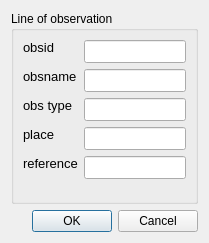
<?xml version="1.0" encoding="UTF-8"?>
<ui version="4.0">
 <class>Dialog</class>
 <widget class="QDialog" name="dialog">
  <property name="geometry">
   <rect>
    <x>0</x>
    <y>0</y>
    <width>209</width>
    <height>243</height>
   </rect>
  </property>
  <property name="windowTitle">
   <string>Dialog</string>
  </property>
  <layout class="QGridLayout" name="grid_layout_5">
   <item row="0" column="0">
    <widget class="QGroupBox" name="group_box">
     <property name="title">
      <string>Line of observation</string>
     </property>
     <layout class="QGridLayout" name="grid_layout_4">
      <item row="0" column="0">
       <layout class="QFormLayout" name="form_layout">
        <item row="0" column="0">
         <widget class="QLabel" name="label">
          <property name="enabled">
           <bool>true</bool>
          </property>
          <property name="sizePolicy">
           <sizepolicy hsizetype="Preferred" vsizetype="Fixed">
            <horstretch>0</horstretch>
            <verstretch>0</verstretch>
           </sizepolicy>
          </property>
          <property name="minimumSize">
           <size>
            <width>40</width>
            <height>0</height>
           </size>
          </property>
          <property name="maximumSize">
           <size>
            <width>16777215</width>
            <height>16777215</height>
           </size>
          </property>
          <property name="font">
           <font>
            <pointsize>10</pointsize>
           </font>
          </property>
          <property name="layoutDirection">
           <enum>Qt::RightToLeft</enum>
          </property>
          <property name="text">
           <string>obsid</string>
          </property>
          <property name="alignment">
           <set>Qt::AlignLeading|Qt::AlignLeft|Qt::AlignVCenter</set>
          </property>
         </widget>
        </item>
        <item row="0" column="1">
         <widget class="QLineEdit" name="obsid">
          <property name="sizePolicy">
           <sizepolicy hsizetype="Expanding" vsizetype="Fixed">
            <horstretch>0</horstretch>
            <verstretch>0</verstretch>
           </sizepolicy>
          </property>
          <property name="minimumSize">
           <size>
            <width>60</width>
            <height>0</height>
           </size>
          </property>
          <property name="maximumSize">
           <size>
            <width>16777215</width>
            <height>16777215</height>
           </size>
          </property>
          <property name="font">
           <font>
            <pointsize>10</pointsize>
           </font>
          </property>
          <property name="toolTip">
           <string>&lt;html&gt;&lt;head/&gt;&lt;body&gt;&lt;p&gt;&lt;span style=&quot; font-size:8pt;&quot;&gt;Unique ID (primary key in the table)&lt;/span&gt;&lt;/p&gt;&lt;/body&gt;&lt;/html&gt;</string>
          </property>
          <property name="alignment">
           <set>Qt::AlignLeading|Qt::AlignLeft|Qt::AlignVCenter</set>
          </property>
         </widget>
        </item>
        <item row="1" column="0">
         <widget class="QLabel" name="label_2">
          <property name="enabled">
           <bool>true</bool>
          </property>
          <property name="sizePolicy">
           <sizepolicy hsizetype="Preferred" vsizetype="Fixed">
            <horstretch>0</horstretch>
            <verstretch>0</verstretch>
           </sizepolicy>
          </property>
          <property name="minimumSize">
           <size>
            <width>40</width>
            <height>0</height>
           </size>
          </property>
          <property name="maximumSize">
           <size>
            <width>16777215</width>
            <height>16777215</height>
           </size>
          </property>
          <property name="font">
           <font>
            <pointsize>10</pointsize>
           </font>
          </property>
          <property name="layoutDirection">
           <enum>Qt::RightToLeft</enum>
          </property>
          <property name="text">
           <string>obsname</string>
          </property>
          <property name="alignment">
           <set>Qt::AlignLeading|Qt::AlignLeft|Qt::AlignVCenter</set>
          </property>
         </widget>
        </item>
        <item row="1" column="1">
         <widget class="QLineEdit" name="name">
          <property name="sizePolicy">
           <sizepolicy hsizetype="Expanding" vsizetype="Fixed">
            <horstretch>0</horstretch>
            <verstretch>0</verstretch>
           </sizepolicy>
          </property>
          <property name="minimumSize">
           <size>
            <width>60</width>
            <height>0</height>
           </size>
          </property>
          <property name="maximumSize">
           <size>
            <width>16777215</width>
            <height>16777215</height>
           </size>
          </property>
          <property name="font">
           <font>
            <pointsize>10</pointsize>
           </font>
          </property>
          <property name="toolTip">
           <string>&lt;html&gt;&lt;head/&gt;&lt;body&gt;&lt;p&gt;&lt;span style=&quot; font-size:8pt;&quot;&gt;original name&lt;/span&gt;&lt;/p&gt;&lt;/body&gt;&lt;/html&gt;</string>
          </property>
          <property name="alignment">
           <set>Qt::AlignLeading|Qt::AlignLeft|Qt::AlignVCenter</set>
          </property>
         </widget>
        </item>
        <item row="2" column="0">
         <widget class="QLabel" name="label_4">
          <property name="enabled">
           <bool>true</bool>
          </property>
          <property name="sizePolicy">
           <sizepolicy hsizetype="Preferred" vsizetype="Fixed">
            <horstretch>0</horstretch>
            <verstretch>0</verstretch>
           </sizepolicy>
          </property>
          <property name="minimumSize">
           <size>
            <width>40</width>
            <height>0</height>
           </size>
          </property>
          <property name="maximumSize">
           <size>
            <width>16777215</width>
            <height>16777215</height>
           </size>
          </property>
          <property name="font">
           <font>
            <pointsize>10</pointsize>
           </font>
          </property>
          <property name="layoutDirection">
           <enum>Qt::RightToLeft</enum>
          </property>
          <property name="text">
           <string>obs type</string>
          </property>
          <property name="alignment">
           <set>Qt::AlignLeading|Qt::AlignLeft|Qt::AlignVCenter</set>
          </property>
         </widget>
        </item>
        <item row="2" column="1">
         <widget class="QLineEdit" name="type">
          <property name="sizePolicy">
           <sizepolicy hsizetype="Expanding" vsizetype="Fixed">
            <horstretch>0</horstretch>
            <verstretch>0</verstretch>
           </sizepolicy>
          </property>
          <property name="minimumSize">
           <size>
            <width>60</width>
            <height>0</height>
           </size>
          </property>
          <property name="maximumSize">
           <size>
            <width>16777215</width>
            <height>16777215</height>
           </size>
          </property>
          <property name="font">
           <font>
            <pointsize>10</pointsize>
           </font>
          </property>
          <property name="toolTip">
           <string>&lt;html&gt;&lt;head/&gt;&lt;body&gt;&lt;p&gt;&lt;span style=&quot; font-size:8pt;&quot;&gt;seismics, vlf, gpr&lt;/span&gt;&lt;/p&gt;&lt;p&gt;&lt;span style=&quot; font-size:8pt;&quot;&gt;(ground penetrating radar),&lt;/span&gt;&lt;/p&gt;&lt;p&gt;&lt;span style=&quot; font-size:8pt;&quot;&gt;etc&lt;/span&gt;&lt;/p&gt;&lt;/body&gt;&lt;/html&gt;</string>
          </property>
          <property name="alignment">
           <set>Qt::AlignLeading|Qt::AlignLeft|Qt::AlignVCenter</set>
          </property>
         </widget>
        </item>
        <item row="3" column="0">
         <widget class="QLabel" name="referensinformation">
          <property name="enabled">
           <bool>true</bool>
          </property>
          <property name="sizePolicy">
           <sizepolicy hsizetype="Preferred" vsizetype="Fixed">
            <horstretch>0</horstretch>
            <verstretch>0</verstretch>
           </sizepolicy>
          </property>
          <property name="minimumSize">
           <size>
            <width>40</width>
            <height>0</height>
           </size>
          </property>
          <property name="maximumSize">
           <size>
            <width>16777215</width>
            <height>16777215</height>
           </size>
          </property>
          <property name="font">
           <font>
            <pointsize>10</pointsize>
           </font>
          </property>
          <property name="layoutDirection">
           <enum>Qt::RightToLeft</enum>
          </property>
          <property name="text">
           <string>place</string>
          </property>
          <property name="alignment">
           <set>Qt::AlignLeading|Qt::AlignLeft|Qt::AlignVCenter</set>
          </property>
         </widget>
        </item>
        <item row="3" column="1">
         <widget class="QLineEdit" name="place">
          <property name="sizePolicy">
           <sizepolicy hsizetype="Expanding" vsizetype="Fixed">
            <horstretch>0</horstretch>
            <verstretch>0</verstretch>
           </sizepolicy>
          </property>
          <property name="minimumSize">
           <size>
            <width>60</width>
            <height>0</height>
           </size>
          </property>
          <property name="maximumSize">
           <size>
            <width>16777215</width>
            <height>16777215</height>
           </size>
          </property>
          <property name="font">
           <font>
            <pointsize>10</pointsize>
           </font>
          </property>
          <property name="toolTip">
           <string>&lt;html&gt;&lt;head/&gt;&lt;body&gt;&lt;p&gt;&lt;span style=&quot; font-family:'MS Shell Dlg 2'; font-size:8pt;&quot;&gt;Real estate, property&lt;/span&gt;&lt;/p&gt;&lt;/body&gt;&lt;/html&gt;</string>
          </property>
          <property name="alignment">
           <set>Qt::AlignLeading|Qt::AlignLeft|Qt::AlignVCenter</set>
          </property>
         </widget>
        </item>
        <item row="4" column="0">
         <widget class="QLabel" name="label_18">
          <property name="sizePolicy">
           <sizepolicy hsizetype="Preferred" vsizetype="Fixed">
            <horstretch>0</horstretch>
            <verstretch>0</verstretch>
           </sizepolicy>
          </property>
          <property name="minimumSize">
           <size>
            <width>40</width>
            <height>0</height>
           </size>
          </property>
          <property name="maximumSize">
           <size>
            <width>16777215</width>
            <height>16777215</height>
           </size>
          </property>
          <property name="font">
           <font>
            <pointsize>10</pointsize>
           </font>
          </property>
          <property name="text">
           <string>reference</string>
          </property>
          <property name="alignment">
           <set>Qt::AlignLeading|Qt::AlignLeft|Qt::AlignVCenter</set>
          </property>
         </widget>
        </item>
        <item row="4" column="1">
         <widget class="QLineEdit" name="source">
          <property name="sizePolicy">
           <sizepolicy hsizetype="Expanding" vsizetype="Fixed">
            <horstretch>0</horstretch>
            <verstretch>0</verstretch>
           </sizepolicy>
          </property>
          <property name="minimumSize">
           <size>
            <width>60</width>
            <height>0</height>
           </size>
          </property>
          <property name="maximumSize">
           <size>
            <width>16777215</width>
            <height>16777215</height>
           </size>
          </property>
          <property name="font">
           <font>
            <pointsize>10</pointsize>
           </font>
          </property>
          <property name="toolTip">
           <string>&lt;html&gt;&lt;head/&gt;&lt;body&gt;&lt;p&gt;&lt;span style=&quot; font-family:'Arial,sans-serif'; font-size:8pt; color:#000000; background-color:#ffffff;&quot;&gt;The source for the observation line,&lt;br/&gt;eg full reference to consultancy &lt;br/&gt;report or authority and year&lt;/span&gt;&lt;/p&gt;&lt;/body&gt;&lt;/html&gt;</string>
          </property>
          <property name="alignment">
           <set>Qt::AlignLeading|Qt::AlignLeft|Qt::AlignVCenter</set>
          </property>
         </widget>
        </item>
       </layout>
      </item>
     </layout>
    </widget>
   </item>
   <item row="1" column="0">
    <widget class="QDialogButtonBox" name="button_box">
     <property name="orientation">
      <enum>Qt::Horizontal</enum>
     </property>
     <property name="standardButtons">
      <set>QDialogButtonBox::Cancel|QDialogButtonBox::Ok</set>
     </property>
    </widget>
   </item>
  </layout>
 </widget>
 <resources/>
 <connections>
  <connection>
   <sender>button_box</sender>
   <signal>accepted()</signal>
   <receiver>dialog</receiver>
   <slot>accept()</slot>
   <hints>
    <hint type="sourcelabel">
     <x>248</x>
     <y>254</y>
    </hint>
    <hint type="destinationlabel">
     <x>157</x>
     <y>274</y>
    </hint>
   </hints>
  </connection>
  <connection>
   <sender>button_box</sender>
   <signal>rejected()</signal>
   <receiver>dialog</receiver>
   <slot>reject()</slot>
   <hints>
    <hint type="sourcelabel">
     <x>316</x>
     <y>260</y>
    </hint>
    <hint type="destinationlabel">
     <x>286</x>
     <y>274</y>
    </hint>
   </hints>
  </connection>
 </connections>
</ui>
